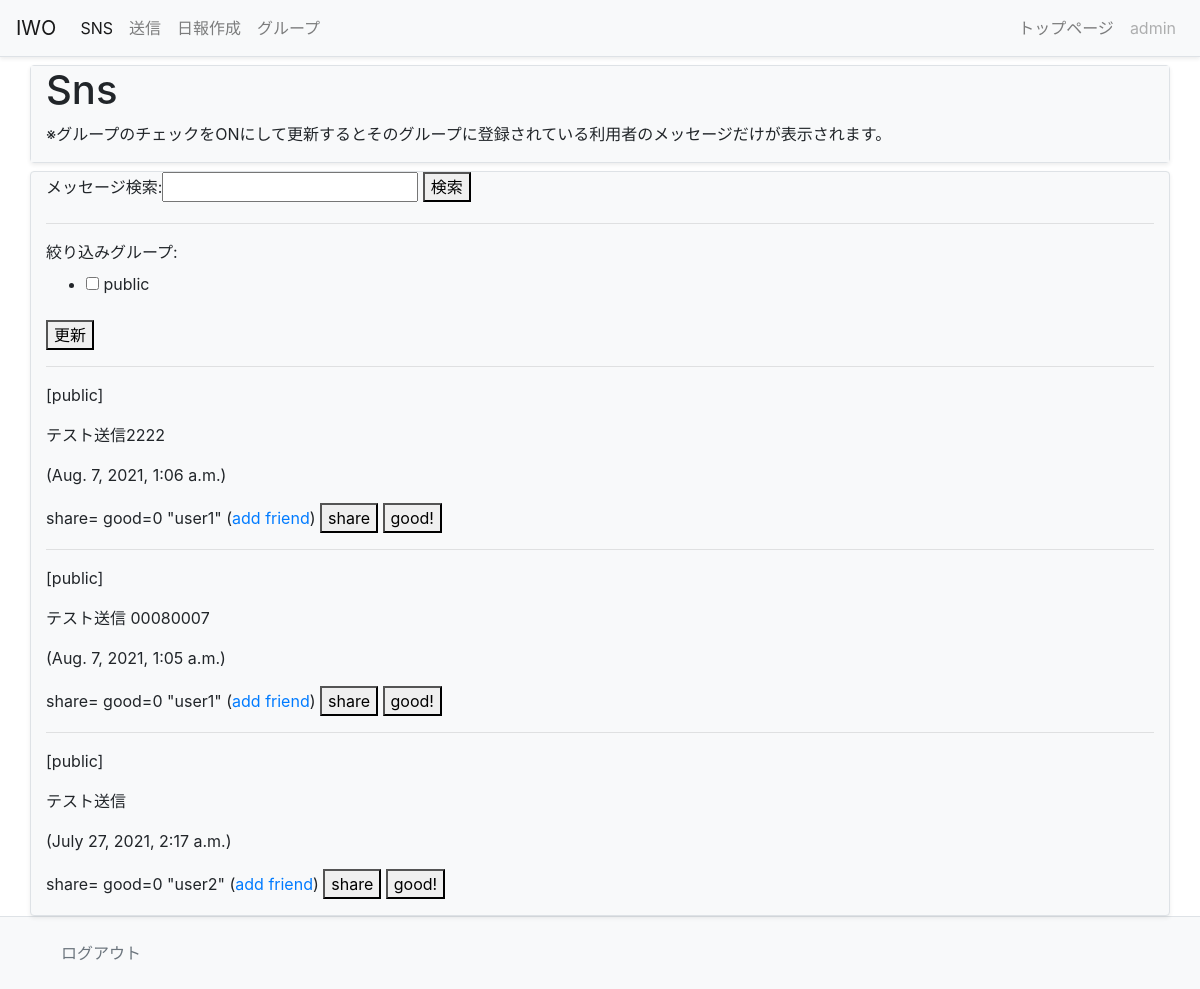
Before: / (signed in) with the older database file.
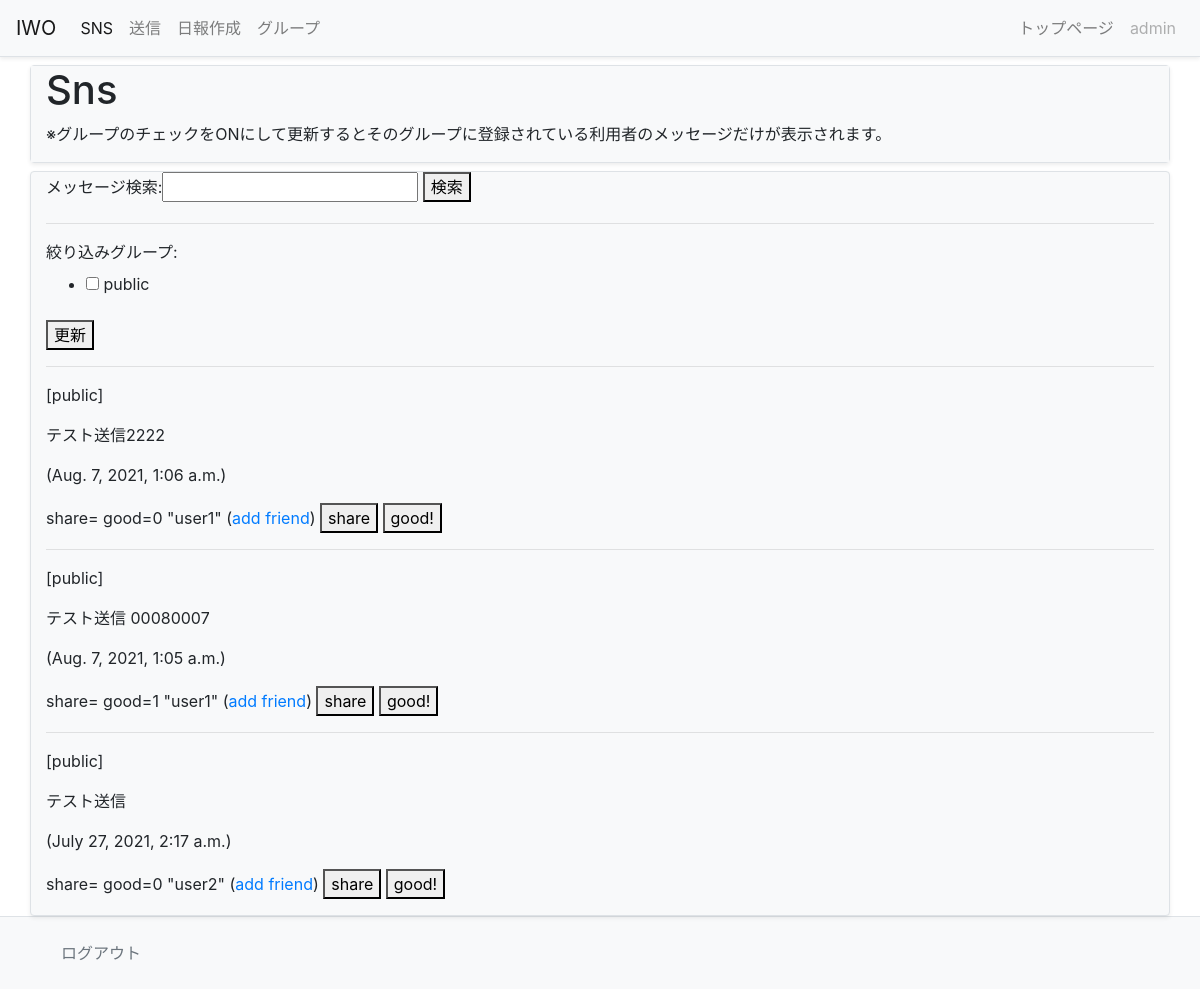
After: the same page with the newer database file.
### sns/models.py (models this page shows, shortened)
class Message(models.Model):
    owner = models.ForeignKey(User, on_delete=models.CASCADE, \
            related_name='message_owner')
    group = models.ForeignKey('Group', on_delete=models.CASCADE)
    content = models.TextField(max_length=1000)
    share_id = models.IntegerField(default=-1)
    good_count = models.IntegerField(default=0)
    pub_date = models.DateTimeField(auto_now_add=True)
    class Meta:
        ordering = ('-pub_date',)

### sns/views.py (the view)
# urls.py: path('', views.index, name='index'),
@login_required(login_url='/admin/login/')
def index(request):
    (public_user, public_group) = get_public()
    if request.method == 'POST':
        if request.POST['mode'] == '__check_form__':
            searchform = SearchForm()#インスタンスを作るだけ
            checkform = GroupCheckForm(request.user,request.POST)#request.POSTをつけることで、チェックボックスの選択状態を再現できる
            glist = []
            for item in request.POST.getlist('groups'):
                glist.append(item)
            messages = get_your_group_message(request.user, \
                    glist, None)
        if request.POST['mode'] == '__search_form__':
            searchform = SearchForm(request.POST)#request.POSTをつけることで検索テキストが残るかたちで検索フォームが再現されます
            checkform = GroupCheckForm(request.user)
            gps = Group.objects.filter(owner=request.user)
            glist = [public_group]
            for item in gps:
                glist.append(item)
            messages = get_your_group_message(request.user, glist, \
                    request.POST['search'])
    else:
        searchform = SearchForm()#インスタンスを作るだけ
        checkform = GroupCheckForm(request.user)#
        gps = Group.objects.filter(owner=request.user)
        glist = [public_group]
        for item in gps:
            glist.append(item)
        messages = get_your_group_message(request.user, glist, None)
    '''
    共通処理はそれほど難しいものではありません
    変数paramsに必要な値をまとめrenderで変数とテンプレートを指定して表示を行うだけです
    必要な値は以下のようになっています
    これらのうち、login_user以外のものはそれぞれmessages,checkform,searchformという変数を設定しています
    つまり共通処理以外の3つは「この3つの変数を用意する」ことを行えばいいわけです
    そうすれば画面が完成します。
    '''
    params = {
            'login_user':request.user,#login_userは現在ログインしているuserです。request.userだけでとりだせる
            'contents':messages,
            'check_form':checkform,
            'search_form':searchform,
        }
    return render(request, 'sns/index.html', params)

### sns/forms.py
class GroupCheckForm(forms.Form):
    def __init__(self, user, *args, **kwargs):
        super(GroupCheckForm, self).__init__(*args, **kwargs)
        public = User.objects.filter(username='public').first()
        self.fields['groups'] = forms.MultipleChoiceField(
            choices=[(item.title, item.title) for item in \
                 Group.objects.filter(owner__in=[user,public])],
            widget=forms.CheckboxSelectMultiple(), label='絞り込みグループ',
        )

class SearchForm(forms.Form):
    search = forms.CharField(label='メッセージ検索', max_length=100)

### sns/models.py (called while the page is built)
        def __str__(self):
            return self.title

### sns/views.py (called while the page is built)
def get_public():
    public_user = User.objects.filter(username='public').first()
    public_group = Group.objects.filter \
            (owner=public_user).first()
    return (public_user, public_group)

### sns/templates/sns/index.html (shortened to what this page needs)
{% extends 'sns/layout.html' %}
{% block ttlmigi %}トップページ{% endblock %}
{% block head %}
<h1>Sns</h1>
<p class="caption">※グループのチェックをONにして更新するとそのグループに登録されている利用者のメッセージだけが表示されます。</p>
{% endblock %}
{% block content %}
<form action="{% url 'index' %}" method="post">
{{search_form}}
<button>検索</button>
</form>
<hr>
<form action="{% url 'index' %}" method="post">
{{check_form}}
<button>更新</button>
</form>
{% for item in contents %}
<hr>
<p class="">
{% if item.group.title == 'public' %}
[public]
{% endif %}</p>
<p class="">{{item.content}}</p>
<p class=""> ({{item.pub_date}})</p>
<p class="">
    <span class="">share={{item.share_count}} good={{item.good_count}}</span>
    "{{item.owner}}" (<a href="{% url 'add' %}?name={{item.owner}}">add friend</a>)
    <a href="{% url 'share' item.id %}"><button>share</button></a>
    <a href="{% url 'good' item.id %}"><button>good!</button></a>
</p>
{% endfor %}
{% endblock %}

Changed rows visible on the page:
changed Message "テスト送信 00080007": good_count "0" → "1"
